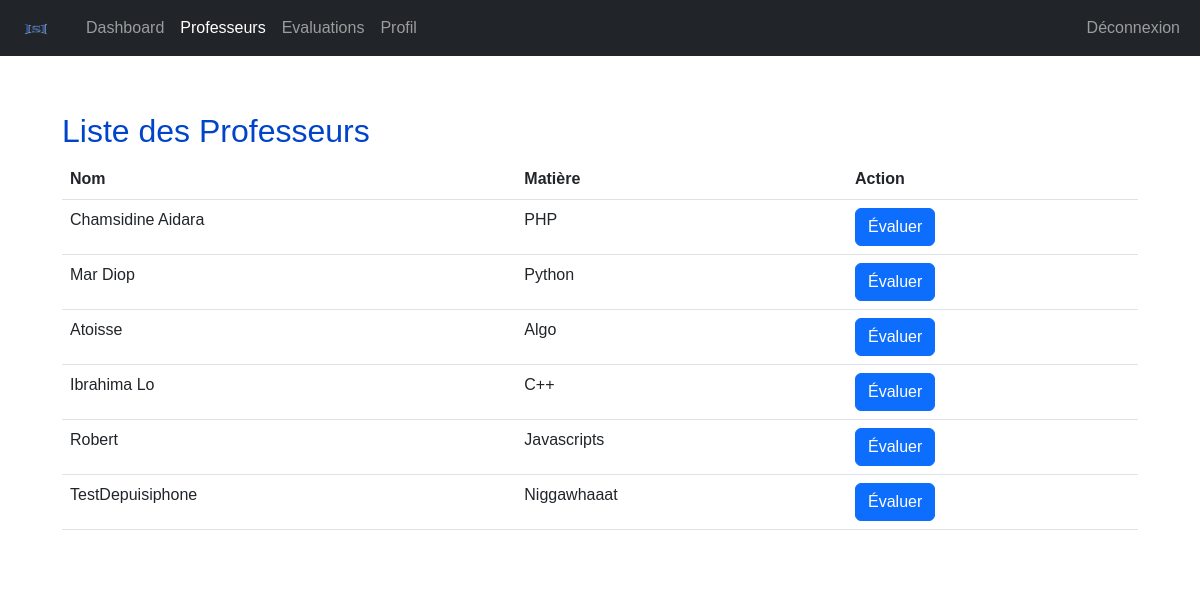
The page /student/professeurs.php (signed in) on the database its author committed.
### tables this page shows
CREATE TABLE `enseignants` (
  `id` int(11) NOT NULL,
  `nom` varchar(100) NOT NULL,
  `matiere` varchar(100) NOT NULL,
  `biographie` text DEFAULT NULL,
  `photo` varchar(255) DEFAULT NULL
);

### student/professeurs.php (the view, shortened to what this page needs)
<?php
include '../includes/config.php';
$sql = "SELECT * FROM enseignants";
$result = $conn->query($sql);
?>
<!DOCTYPE html>
<html lang="fr">
<head>
    <link href="https://cdn.jsdelivr.net/npm/bootstrap@5.2.0/dist/css/bootstrap.min.css" rel="stylesheet">
    <link rel="stylesheet" href="includes/styles.css">
</head>
<body>
    <?php
        include "navbar.php";
    ?><br>
    <div class="container dashboard">
        <h2>Liste des Professeurs</h2>
        <table class="table">
            <thead>
                <tr>
                    <th>Nom</th>
                    <th>Matière</th>
                    <th>Action</th>
                </tr>
            </thead>
            <tbody>
                <?php while ($row = $result->fetch_assoc()): ?>
                <tr>
                    <td><?php echo $row['nom']; ?></td>
                    <td><?php echo $row['matiere']; ?></td>
                    <td>
                        <a href="evaluations.php?enseignant_id=<?php echo $row['id']; ?>" class="btn btn-primary">Évaluer</a>
                    </td>
                </tr>
                <?php endwhile; ?>
            </tbody>
        </table>
    </div>
</body>
</html>

### student/includes/styles.css (style rules this page uses)
body { font-family: Arial, sans-serif; margin: 0; padding: 0; }
.dashboard { padding: 2em; background-color: white; }
h1, h2 { color: #0044cc; }
a { color: #0044cc; text-decoration: none; }

### rows shown on the page
enseignants: nom "Chamsidine Aidara", matiere "PHP"
enseignants: nom "Mar Diop", matiere "Python"
enseignants: nom "Atoisse", matiere "Algo"
enseignants: nom "Ibrahima Lo", matiere "C++"
enseignants: nom "Robert", matiere "Javascripts"
enseignants: nom "TestDepuisiphone", matiere "Niggawhaaat"
